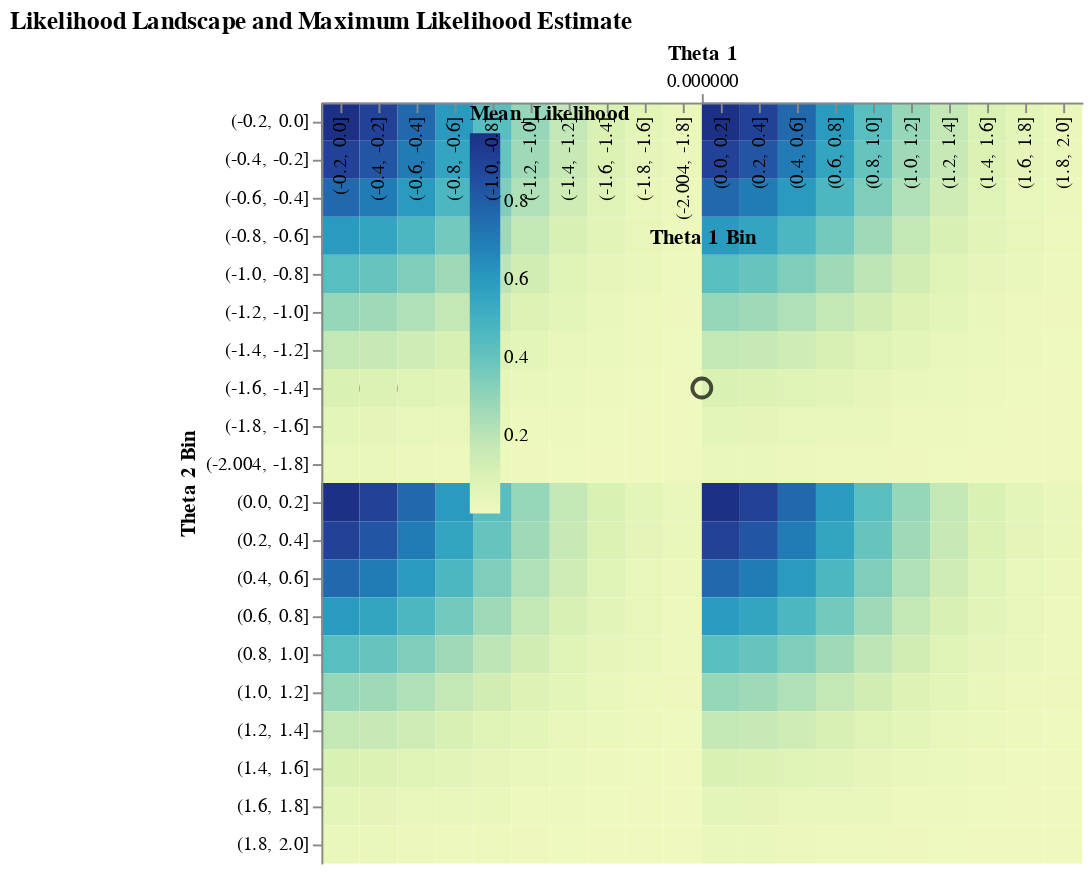

The cell this chart's notebook holds for it:
### Markdown cell above
The code generates an interactive heatmap visualization that represents a "likelihood landscape" and highlights the maximum likelihood estimate (MLE) on it. Let's break down its functionality step-by-step:

1. **Data Generation and Preparation:**

   * It creates sample data for the likelihood landscape using `linspace` to generate evenly spaced values for two parameters, `Theta 1` and `Theta 2`.
   * A grid of all possible combinations of these parameter values is created using `np.meshgrid`.
   * An example likelihood function is defined (you would replace this with your actual likelihood function). In this case, it assumes a simple bivariate normal distribution centered at (0, 0).
   * The maximum likelihood estimates for `Theta 1` and `Theta 2` are set (you would replace these with your actual MLE values).
   * The data is organized into a Pandas DataFrame, flattening the 2D grid into 1D arrays for plotting.

2. **Data Aggregation and Transformation:**

   * The continuous ranges of `Theta 1` and `Theta 2` values are divided into 20 equal-width bins using `pd.cut`.
   * The data is grouped by these bins, and the mean likelihood within each bin is calculated.
   * The bin intervals, which are of type `Interval`, are converted to strings for compatibility with JSON serialization when saving the chart.

3. **Visualization Creation:**

   * An Altair heatmap is created using the aggregated data. The x and y axes represent the bins for `Theta 1` and `Theta 2`, and the color intensity of each rectangle corresponds to the mean likelihood within that bin.
   * A black point is added to the chart to mark the location of the maximum likelihood estimate.
   * The heatmap and the MLE point are combined into a single layered chart.
   * The chart is made interactive, allowing users to zoom, pan, and hover over elements for more details.

4. **Output and Display:**

   * The chart is saved as a JSON file named "likelihood_landscape_heatmap.json".
   * The chart is displayed within the Colab notebook using the `display()` function from IPython.display.
   * A message is printed to indicate that the visualization has been saved.

In essence, this code visualizes how the likelihood function varies across different combinations of parameter values, helping to understand the process of finding the MLE - the parameter values that maximize the likelihood of observing the given data.

### Code cell
import altair as alt
import numpy as np
import pandas as pd
from IPython.display import display  # Import display function

# Sample data for the likelihood landscape
theta1 = np.linspace(-2, 2, 100)
theta2 = np.linspace(-2, 2, 100)
theta1_grid, theta2_grid = np.meshgrid(theta1, theta2)

# Example likelihood function (replace with your actual function)
likelihood = np.exp(-(theta1_grid**2 + theta2_grid**2))

# Maximum likelihood estimate
mle_theta1 = 0
mle_theta2 = 0

# Create the data for the plot
data = pd.DataFrame({
    'Theta 1': theta1_grid.flatten(),
    'Theta 2': theta2_grid.flatten(),
    'Likelihood': likelihood.flatten()
})

# Aggregate data into bins for Theta 1 and Theta 2
data['Theta 1 Bin'] = pd.cut(data['Theta 1'], bins=20)
data['Theta 2 Bin'] = pd.cut(data['Theta 2'], bins=20)

# Calculate mean Likelihood for each bin
aggregated_data = data.groupby(['Theta 1 Bin', 'Theta 2 Bin']).agg(Mean_Likelihood=('Likelihood', 'mean')).reset_index()

# Convert Interval type columns to string for JSON serialization
aggregated_data['Theta 1 Bin'] = aggregated_data['Theta 1 Bin'].astype(str)
aggregated_data['Theta 2 Bin'] = aggregated_data['Theta 2 Bin'].astype(str)

# Create the heatmap
heatmap = alt.Chart(aggregated_data).mark_rect().encode(
    x='Theta 1 Bin:O',
    y='Theta 2 Bin:O',
    color='Mean_Likelihood:Q',
    tooltip=['Theta 1 Bin', 'Theta 2 Bin', 'Mean_Likelihood']
).properties(
    title='Likelihood Landscape and Maximum Likelihood Estimate'
)

# Add the MLE point
mle_point = alt.Chart(pd.DataFrame({
    'Theta 1': [mle_theta1],
    'Theta 2': [mle_theta2]
})).mark_point(size=100, color='black').encode(
    x='Theta 1:Q',
    y='Theta 2:Q'
)

# Combine the heatmap and the MLE point
chart = alt.layer(heatmap, mle_point).resolve_scale(
    color='independent'
).interactive()

# Save the chart as a JSON file
chart.save('likelihood_landscape_heatmap.json')

# Display the chart in Colab
display(chart)

print("Visualization saved as likelihood_landscape_heatmap.json")

### Figure 1 — Vega-Lite specification as saved in the notebook (floating-point values rounded to 4 significant figures; data arrays with more than 128 entries replaced by an {"elided": "..."} marker saying what was removed)
{"config": {"view": {"continuousWidth": 400, "continuousHeight": 300}}, "layer": [{"data": {"name": "data-f75fb8bb78ba56a14ae52d3544b6a873"}, "mark": "rect", "encoding": {"color": {"field": "Mean_Likelihood", "type": "quantitative"}, "tooltip": [{"field": "Theta 1 Bin", "type": "nominal"}, {"field": "Theta 2 Bin", "type": "nominal"}, {"field": "Mean_Likelihood", "type": "quantitative"}], "x": {"field": "Theta 1 Bin", "type": "ordinal"}, "y": {"field": "Theta 2 Bin", "type": "ordinal"}}, "selection": {"selector002": {"type": "interval", "bind": "scales", "encodings": ["x", "y"]}}, "title": "Likelihood Landscape and Maximum Likelihood Estimate"}, {"data": {"name": "data-f0b211200f5cf65888ab79e1fc000d91"}, "mark": {"type": "point", "color": "black", "size": 100}, "encoding": {"x": {"field": "Theta 1", "type": "quantitative"}, "y": {"field": "Theta 2", "type": "quantitative"}}}], "resolve": {"scale": {"color": "independent"}}, "$schema": "https://vega.github.io/schema/vega-lite/v4.17.0.json", "datasets": {"data-f75fb8bb78ba56a14ae52d3544b6a873": {"elided": "400 records"}, "data-f0b211200f5cf65888ab79e1fc000d91": [{"Theta 1": 0, "Theta 2": 0}]}}
